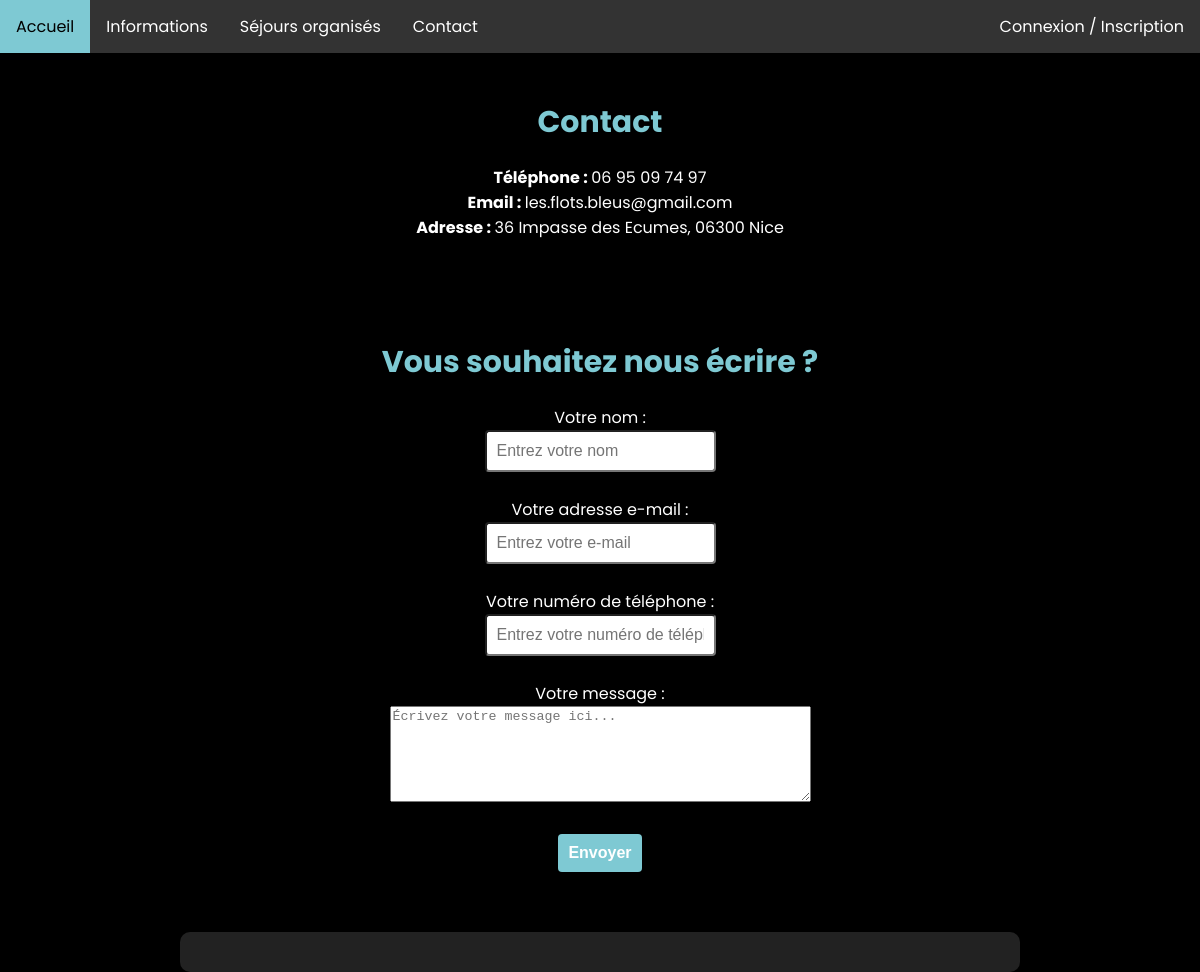
The page /html/contact.php on the database as committed earlier.
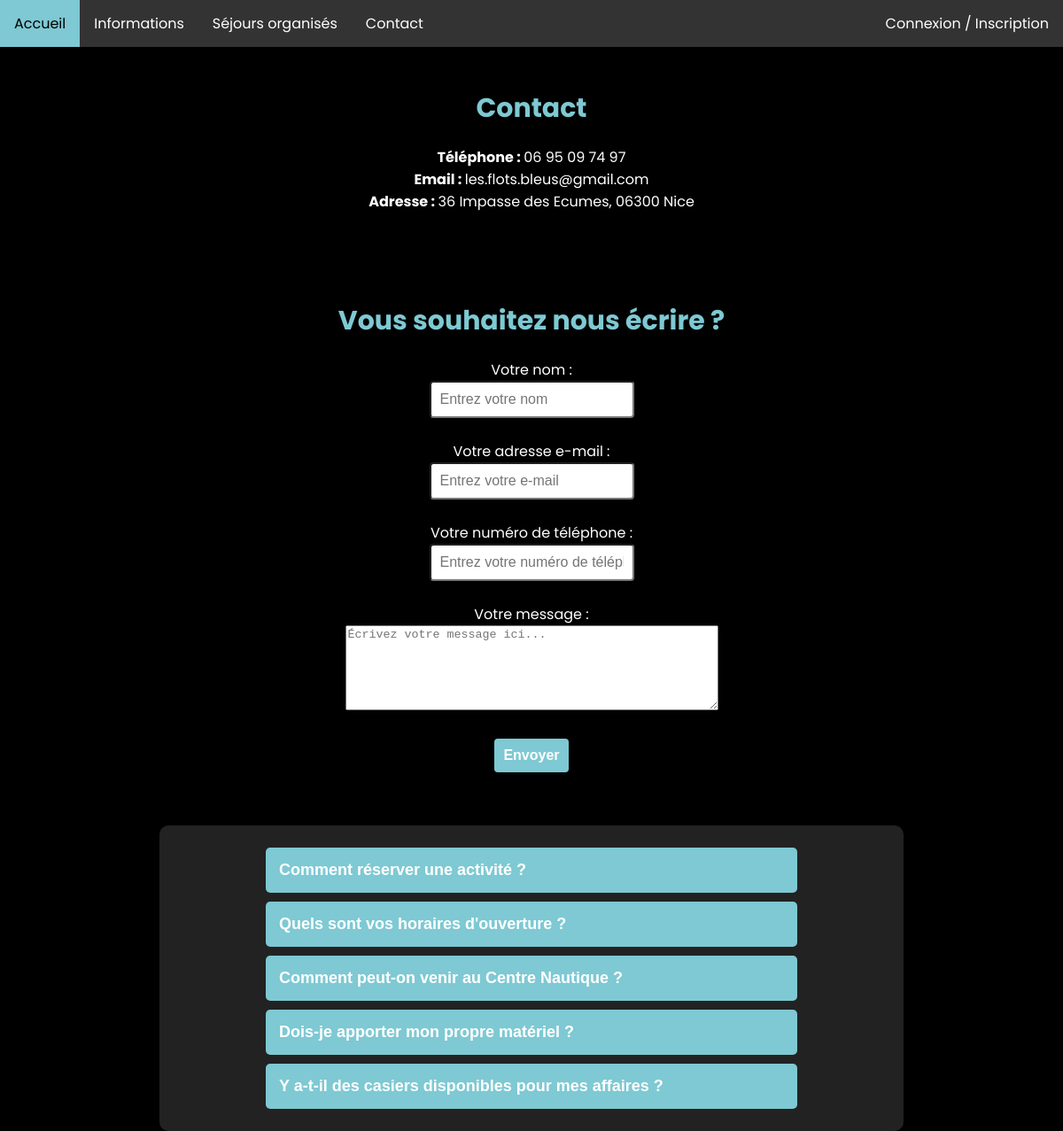
The same page on the database as committed later.
### tables this page shows
CREATE TABLE FAQ( 
    idFAQ  Int  Auto_increment  NOT NULL ,
    question      Varchar (500) NOT NULL ,
    reponse       Varchar (5000) NOT NULL ,
    CONSTRAINT FAQ_PK PRIMARY KEY (idFAQ)
);

### html/contact.php (the view, shortened to what this page needs)
<!DOCTYPE html>
<html lang="fr"></html>
<head>
    <link rel="stylesheet" href="style/style.css">
</head>
<body>
    <?php include 'phpfunc/navbar.php'; ?>
    <h1 id="titre-centre-nautique">Contact</h1>
    <strong>Téléphone : </strong>06 95 09 74 97<br>
    <strong>Email : </strong>les.flots.bleus@gmail.com<br>
    <strong>Adresse : </strong>36 Impasse des Ecumes, 06300 Nice
    <h1 id="titre-centre-nautique">Vous souhaitez nous écrire ?</h1>
    <section id="mail">
        <form action="mailto:contact@lesflotsbleus.com" method="post" enctype="text/plain">
            <label for="name">Votre nom :</label><br>
            <input type="text" id="name" name="name" placeholder="Entrez votre nom" required><br><br>
            <label for="email">Votre adresse e-mail :</label><br>
            <input type="email" id="email" name="email" placeholder="Entrez votre e-mail" required><br><br>
            <label for="phone">Votre numéro de téléphone :</label><br>
            <input type="tel" id="phone" name="phone" placeholder="Entrez votre numéro de téléphone" required><br><br>
            <label for="message">Votre message :</label><br>
            <textarea id="message" name="message" rows="6" cols="50" placeholder="Écrivez votre message ici..." required></textarea><br><br>
            <button type="envoyer" class="bouton-envoyer">Envoyer</button>
        </form>
    </section>
    <div class="bloc-FAQ">
      <?php
        $db_host = getenv('MYSQL_HOST') ?: 'localhost';
        $db_port = getenv('MYSQL_PORT') ?: '3306';
        $servername = $db_host . ":" . $db_port;
        $db_username = getenv('MYSQL_USER') ?: 'bmanem';
        $db_password = getenv('MYSQL_PASSWORD') ?: 'jeXja8-septuf-fitsuj';
        $dbname = getenv('MYSQL_DATABASE') ?: 'bmanem';
        $conn = new mysqli($servername, $db_username, $db_password, $dbname);
        $sqlUser = "SELECT * FROM FAQ";
        $stmt = $conn->prepare($sqlUser);
        $stmt->execute();
        $resultTypes = $stmt->get_result();
        while ($res = $resultTypes->fetch_assoc()) {
          echo '<div class="item-FAQ">';
          echo '<button class="question-FAQ" id="q' . htmlspecialchars($res["idFAQ"]) . '">' . htmlspecialchars($res["question"]) . '</button>';
          echo '</div>';
        }
      ?>
    </div>
</body>
</html>

### html/phpfunc/navbar.php (shortened to what this page needs)
<nav>
    <ul>
    <li><a href="/home.php">Accueil</a></li>
    <li class="dropdown">
        <a href="#" class="dropbtn">Informations</a>
    </li>
    <li><a href="/trip.php">Séjours organisés</a></li>
    <li><a href="/contact.php">Contact</a></li>
    <?php
            echo '<div class="login-group">';
        if (isset($_SESSION["username"])) {
            echo '<li class="dropdown dropdown-login">';
            echo '<a href="#" class="dropbtn-login">' . htmlspecialchars($_SESSION["username"]) . '</a>';
            echo '<div class="dropdown-content">';
            echo '<span class="log-panel-info" >'. htmlspecialchars($_SESSION["nom"]) .' ' .htmlspecialchars($_SESSION["prenom"]) .'</span> <br>';
            echo '<span class="log-panel-info">'. htmlspecialchars($_SESSION["group"]) .'</span>';
            echo '<a href="profile.php">Profil</a>';
            echo '<a href="/phpfunc/logout.php">Déconnexion</a>';
            echo '</div>';
            echo '</li>';
        } else {
            echo '<li class="login-signup"><a href="#">Connexion / Inscription</a></li>';
            echo '</ul>';
            include $_SERVER['DOCUMENT_ROOT'] . '/phpfunc/login.php';
        }
        ?>
</nav>
<div class="fond-video">
        <video autoplay muted loop>
            <source src="/images/video_vague_grise.mp4" type="video/mp4">
        </video>
    </div>

### html/phpfunc/login.php (shortened to what this page needs)
<!DOCTYPE html>
<html lang="fr"></html>
<head>
    <link rel="stylesheet" href="style/style.css">
</head>
<body>
</body>
</html>

### html/style/style.css (style rules this page uses)
body { font-family: 'Poppins'; flex-direction: column; justify-content: center; align-items: center; text-align: center; height: 100vh; margin: 0; background-color: #000; color: white; padding: 0 10px; }
button, .btn-primary, .btn-secondary, .btn-secondaire { background-color: #7ec9d3; color: white; font-weight: bold; cursor: pointer; border: none; padding: 10px; border-radius: 4px; font-size: 16px; transition: all 0.2s; }
input, select { padding: 10px; border-radius: 4px; font-size: 16px; }
ul { position: fixed; top: 0; left: 0; width: 100%; list-style-type: none; margin: 0; padding: 0; background-color: #333; display: flex; z-index: 1000; }
li { position: relative; }
li a, .dropbtn { display: block; color: white; text-align: center; padding: 14px 16px; text-decoration: none; font-family: 'Poppins', sans-serif; font-weight: 400; white-space: nowrap; }
.login-group { display: flex; margin-left: auto; }
li:last-child { border-right: none; }
li a { display: block; color: white; text-align: center; padding: 14px 16px; text-decoration: none; }
#titre-centre-nautique { text-align: center; font-family: 'Poppins'; font-size: 30px; color: #7ec9d3; margin-bottom: 20px; margin-top: 100px; }
.fond-video { position: fixed; top: 0; left: 0; width: 100%; height: 100vh; z-index: -1; filter: brightness(0.7); }
.fond-video video { width: 100%; height: 100%; object-fit: cover; }
.bloc-FAQ { max-width: 800px; margin: 60px auto 60px auto; padding: 20px; background-color: #222; border-radius: 10px; box-shadow: 0 4px 10px rgba(0,0,0,0.5); flex-direction: column; align-items: center; }
.question-FAQ { background-color: #7ec9d3; color: white; padding: 15px; margin-top: 5px; margin-bottom: 5px; text-align: left; cursor: pointer; border: none; width: 100%; max-width: 600px; font-size: 18px; border-radius: 5px; transition: background-color 0.3s; }

Rows that differ between the two databases and show on the page:
added faq: question "Comment réserver une activité ?"
added faq: question "Quels sont vos horaires d'ouverture ?"
added faq: question "Comment peut-on venir au Centre Nautique ?"
added faq: question "Dois-je apporter mon propre matériel ?"
added faq: question "Y a-t-il des casiers disponibles pour mes affaires ?"
